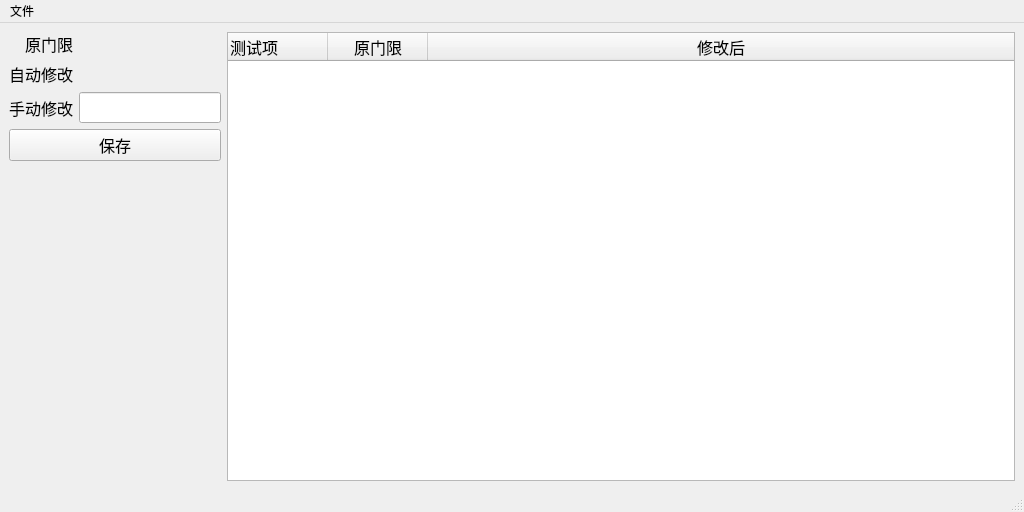
<?xml version="1.0" encoding="UTF-8"?>
<ui version="4.0">
 <class>MainWindow</class>
 <widget class="QMainWindow" name="MainWindow">
  <property name="geometry">
   <rect>
    <x>0</x>
    <y>0</y>
    <width>1024</width>
    <height>512</height>
   </rect>
  </property>
  <property name="windowTitle">
   <string>极差合入工具</string>
  </property>
  <widget class="QWidget" name="centralwidget">
   <property name="font">
    <font>
     <family>微软雅黑</family>
     <pointsize>12</pointsize>
    </font>
   </property>
   <layout class="QHBoxLayout" name="horizontalLayout">
    <item>
     <layout class="QVBoxLayout" name="verticalLayout">
      <item>
       <layout class="QGridLayout" name="item_edit">
        <item row="2" column="0">
         <widget class="QLabel" name="tl_origin">
          <property name="text">
           <string>原门限</string>
          </property>
          <property name="alignment">
           <set>Qt::AlignRight|Qt::AlignTrailing|Qt::AlignVCenter</set>
          </property>
         </widget>
        </item>
        <item row="3" column="1">
         <widget class="QLabel" name="auto_range">
          <property name="text">
           <string/>
          </property>
         </widget>
        </item>
        <item row="2" column="1">
         <widget class="QLabel" name="origin_range">
          <property name="text">
           <string/>
          </property>
         </widget>
        </item>
        <item row="3" column="0">
         <widget class="QLabel" name="tl_auto">
          <property name="text">
           <string>自动修改</string>
          </property>
          <property name="alignment">
           <set>Qt::AlignRight|Qt::AlignTrailing|Qt::AlignVCenter</set>
          </property>
         </widget>
        </item>
        <item row="4" column="0">
         <widget class="QLabel" name="tl_input">
          <property name="text">
           <string>手动修改</string>
          </property>
          <property name="alignment">
           <set>Qt::AlignRight|Qt::AlignTrailing|Qt::AlignVCenter</set>
          </property>
         </widget>
        </item>
        <item row="4" column="1">
         <widget class="QLineEdit" name="input_range">
          <property name="sizePolicy">
           <sizepolicy hsizetype="Preferred" vsizetype="Fixed">
            <horstretch>0</horstretch>
            <verstretch>0</verstretch>
           </sizepolicy>
          </property>
         </widget>
        </item>
       </layout>
      </item>
      <item>
       <widget class="QPushButton" name="btn_item_submit">
        <property name="text">
         <string>保存</string>
        </property>
       </widget>
      </item>
      <item>
       <spacer name="item_edit_spacer">
        <property name="orientation">
         <enum>Qt::Vertical</enum>
        </property>
        <property name="sizeHint" stdset="0">
         <size>
          <width>20</width>
          <height>40</height>
         </size>
        </property>
       </spacer>
      </item>
     </layout>
    </item>
    <item>
     <widget class="QTreeWidget" name="xml_structure">
      <property name="font">
       <font>
        <family>微软雅黑</family>
        <pointsize>12</pointsize>
       </font>
      </property>
      <property name="animated">
       <bool>true</bool>
      </property>
      <attribute name="headerHighlightSections">
       <bool>true</bool>
      </attribute>
      <column>
       <property name="text">
        <string notr="true">测试项</string>
       </property>
       <property name="toolTip">
        <string notr="true"/>
       </property>
       <property name="statusTip">
        <string notr="true"/>
       </property>
       <property name="whatsThis">
        <string notr="true"/>
       </property>
      </column>
      <column>
       <property name="text">
        <string notr="true">原门限</string>
       </property>
       <property name="toolTip">
        <string notr="true"/>
       </property>
       <property name="statusTip">
        <string notr="true"/>
       </property>
       <property name="whatsThis">
        <string notr="true"/>
       </property>
       <property name="textAlignment">
        <set>AlignCenter</set>
       </property>
      </column>
      <column>
       <property name="text">
        <string notr="true">修改后</string>
       </property>
       <property name="toolTip">
        <string notr="true"/>
       </property>
       <property name="statusTip">
        <string notr="true"/>
       </property>
       <property name="whatsThis">
        <string notr="true"/>
       </property>
       <property name="textAlignment">
        <set>AlignCenter</set>
       </property>
      </column>
     </widget>
    </item>
   </layout>
  </widget>
  <widget class="QMenuBar" name="menubar">
   <property name="geometry">
    <rect>
     <x>0</x>
     <y>0</y>
     <width>1024</width>
     <height>23</height>
    </rect>
   </property>
   <widget class="QMenu" name="menu_file">
    <property name="title">
     <string>文件</string>
    </property>
    <widget class="QMenu" name="menu_output">
     <property name="title">
      <string>导出</string>
     </property>
     <addaction name="act_output"/>
     <addaction name="act_xlsx_record"/>
    </widget>
    <addaction name="act_load"/>
    <addaction name="menu_output"/>
    <addaction name="act_exit"/>
   </widget>
   <addaction name="menu_file"/>
  </widget>
  <widget class="QStatusBar" name="statusbar"/>
  <action name="act_load">
   <property name="text">
    <string>打开</string>
   </property>
  </action>
  <action name="act_output">
   <property name="text">
    <string>门限文件</string>
   </property>
  </action>
  <action name="act_xlsx_record">
   <property name="text">
    <string>记录表格</string>
   </property>
  </action>
  <action name="act_exit">
   <property name="text">
    <string>退出</string>
   </property>
  </action>
 </widget>
 <resources/>
 <connections>
  <connection>
   <sender>act_exit</sender>
   <signal>triggered()</signal>
   <receiver>MainWindow</receiver>
   <slot>close()</slot>
   <hints>
    <hint type="sourcelabel">
     <x>-1</x>
     <y>-1</y>
    </hint>
    <hint type="destinationlabel">
     <x>511</x>
     <y>255</y>
    </hint>
   </hints>
  </connection>
 </connections>
</ui>
